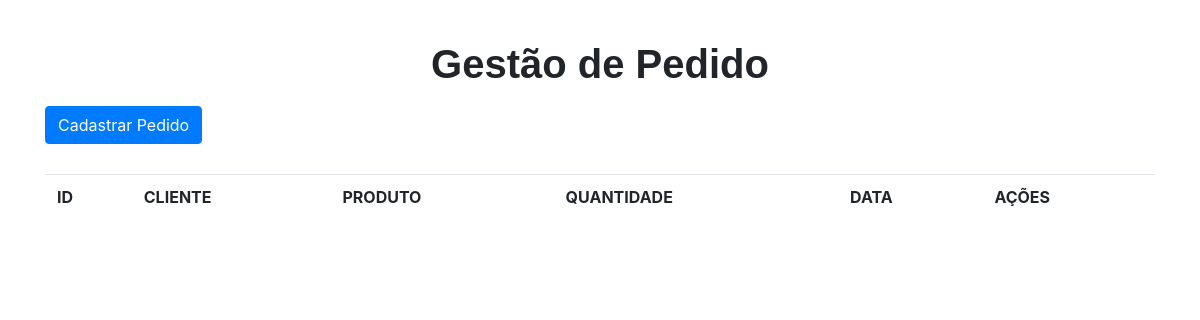
The page /projeto_Franciel/pedido.php (signed in) on the database as committed earlier.
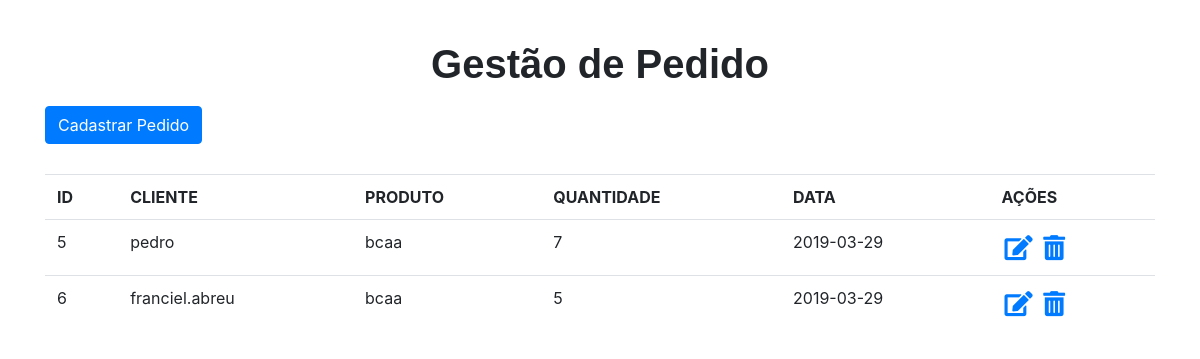
The same page on the database as committed later.
### tables this page shows
CREATE TABLE `pedido` (
  `id` int(11) NOT NULL,
  `id_cliente` int(11) NOT NULL,
  `id_produto` int(11) NOT NULL,
  `quantidade` int(10) NOT NULL,
  `data` date NOT NULL
);

CREATE TABLE `usuario` (
  `id` int(11) NOT NULL,
  `nome` varchar(150) NOT NULL,
  `email` varchar(150) NOT NULL,
  `senha` varchar(150) NOT NULL
);

CREATE TABLE `produto` (
  `id` int(11) NOT NULL,
  `nome` varchar(150) NOT NULL,
  `marca` varchar(150) NOT NULL,
  `quantidade` varchar(150) NOT NULL
);

### projeto_Franciel/pedido.class.php (called while the page is built, shortened)
<?php
Class Pedido{
    private $pdo;
    public function __construct()
    {
        $this->pdo = new PDO("mysql:dbname=projeto;host=localhost","root","");
    }
    public function todosPedido()
    {
        $sql=$this->pdo->prepare("SELECT
                                    ped.id AS id,
                                    cli.nome AS cliente,
                                    pro.nome AS produto,
                                    ped.quantidade AS quantidade,
                                    ped.data AS data
                                  FROM
                                    pedido AS ped
                                  INNER JOIN
                                    usuario AS cli on ped.id_cliente = cli.id
                                  INNER JOIN
                                    produto AS pro on ped.id_produto = pro.id");
        $sql->execute();
        if ($sql->rowCount()>0) {
            return $sql->fetchAll();
        }else {
            return array();
        }
    }
}

### projeto_Franciel/pedido.php (the view, shortened to what this page needs)
<?php
require'./db/config.php';
include'pedido.class.php';
$pedido =new Pedido();
?>
<html lang="pt-br">
<head>
    <link rel="stylesheet" type="text/css" href="./css/style.css">
    <link rel="stylesheet" href="https://use.fontawesome.com/releases/v5.8.1/css/all.css">
    <link rel="stylesheet" type="text/css"
        href="https://stackpath.bootstrapcdn.com/bootstrap/4.3.1/css/bootstrap.min.css">
</head>
<body>
    <div class="container">
        <h1 class="title_adc">Gestão de Pedido</h1>
        <div>
        <a href="cad_pedido.php" class="botao btn btn-primary">Cadastrar Pedido</a>
        </div>
        <table class="table">
            <tr>
                <th>ID</th>
                <th>CLIENTE</th>
                <th>PRODUTO</th>
                <th>QUANTIDADE</th>
                <th>DATA</th>
                <th>AÇÕES</th>
            </tr>
            <?php
             $pedidoLista = $pedido->todosPedido();
             foreach($pedidoLista as $pedidos):
            ?>
            <tr>
                <td><?php echo $pedidos['id'];?></td>
                <td><?php echo $pedidos['cliente'];?></td>
                <td><?php echo $pedidos['produto'];?></td>
                <td><?php echo $pedidos['quantidade'];?></td>
                <td><?php echo $pedidos['data'];?></td>
                <td>
                    <a href="editar_prod.php?id=<?php echo $pedidos['id'];?>" class="icone fas fa-edit"></a>
                     <a href="delete_prod.php?id=<?php echo $pedidos['id'];?>" class="icone fas fa-trash-alt"></a>
                </td>
            </tr>
        <?php endforeach; ?>
    </table>
    </div>
</body>
</html>

### projeto_Franciel/css/style.css (style rules this page uses)
* { margin: 0; padding: 0; box-sizing: border-box; }
body { font-family: sans-serif }
.icone { font-size: 25px; text-decoration: none; list-style: none; padding: 3px; }
.botao { margin-bottom: 30px; margin-top: 10px; }
.title_adc { text-align: center; padding-top: 40px; font-family: sans-serif; font-weight: 600; }

Rows that differ between the two databases and show on the page:
added pedido: id "5", usuario.nome "pedro", id_produto.nome "bcaa", quantidade "7", data "2019-03-29"
added pedido: id "6", usuario.nome "franciel.abreu", id_produto.nome "bcaa", quantidade "5", data "2019-03-29"
